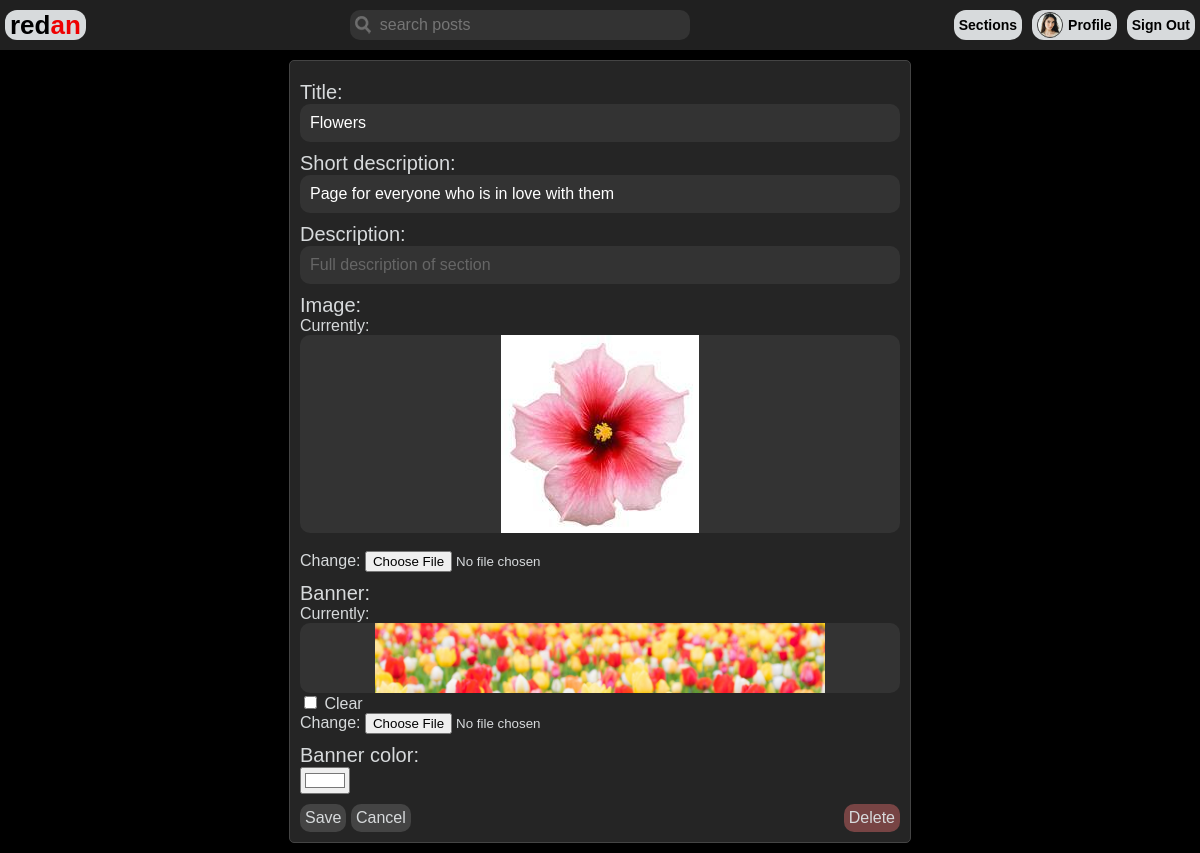
Page /sections/Flowers/edit/ (signed in) on the committed database.
### users/models.py (models this page shows, shortened)
class Profile(models.Model):
    id = models.UUIDField(default=uuid.uuid4, unique=True, primary_key=True, editable=False)
    user_id = models.OneToOneField(User, on_delete=models.CASCADE)
    about = models.CharField(max_length=200, blank=True)
    country = CountryField(blank=True)
    drf_token = models.CharField(max_length=50, blank=True, null=True)
    rating = models.IntegerField(default=0)
    profile_image = models.ImageField(upload_to='user/profile/', blank=True, default=defaultImage('profile'))
    banner_image = models.ImageField(upload_to='user/banner/', blank=True, default=defaultImage('banner'))

### ribbon/models.py (models this page shows, shortened)
class Section(models.Model):
    id = models.UUIDField(default=uuid.uuid4, unique=True, primary_key=True, editable=False)
    title = models.CharField(max_length=50, unique=True)
    short_description = models.CharField(max_length=50, blank=True)
    description = models.CharField(max_length=500, blank=True)
    image = models.ImageField(upload_to=section_image_path)
    banner = models.ImageField(upload_to=section_banner_path, blank=True)
    banner_color = models.TextField(max_length=7, null=False, default='#FFFFFF')
    owner = models.ForeignKey(Profile, on_delete=models.CASCADE)
    subscribers = models.ManyToManyField(User, editable=False)
    date_created = models.DateTimeField(auto_now_add=True)

### ribbon/views.py (the view)
# urls.py: path('sections/<str:section_title>/edit/', views.SectionEdit, name='section_edit'),
@login_required(login_url='login')
def SectionEdit(request, section_title):
    user = request.user
    section = Section.objects.get(title=section_title)
    if user.profile == section.owner:
        page = 'edit'
        form = SectionCreateForm(instance=section)
        if request.method == 'POST':
            form = SectionCreateForm(request.POST, request.FILES, instance=section)
            if form.is_valid():
                section = form.save()
                return redirect('section', section.title)
        context = {
            'page': page,
            'form': form,
            'section': section,
        }
        return render(request, 'ribbon/section_create.html', context)
    else:
        return redirect('sections')

### ribbon/forms.py
class SectionCreateForm(ModelForm):
    image = forms.ImageField(widget=CustomClearableFileInput, required=True)
    banner = forms.ImageField(widget=CustomClearableFileInput, required=False)
    class Meta:
        model = Section
        fields = '__all__'
        exclude = ['owner']
        widgets = {
            'banner_color': forms.TextInput(attrs={
                'type': 'color',
            })
        }
    def __init__(self, *args, **kwargs):
        super(SectionCreateForm, self).__init__(*args, **kwargs)
        self.fields['title'].widget.attrs.update({
            'class': 'input',
            'placeholder': 'Section Name',
        })
        self.fields['short_description'].widget.attrs.update({
            'class': 'input',
            'placeholder': 'Short description of section',
        })
        self.fields['description'].widget.attrs.update({
            'class': 'input',
            'placeholder': 'Full description of section',
        })

### ribbon/templates/ribbon/section_create.html (shortened to what this page needs)
{% extends 'ribbon/base.html' %}
{% block content %}
<head>
</head>
<div class="div_authenticate">
    <form method="POST" action="" enctype="multipart/form-data">
        {{ form.as_div }}
        {% if page == 'create' %}
        <button class="submit-btn save-btn" type="submit">Create</button>
        <a class="submit-btn cancel-btn a-as-btn" href="{% url 'sections' %}">Cancel</a>
        {% elif page == 'edit' %}
        <button class="submit-btn save-btn" type="submit">Save</button>
        <a class="submit-btn cancel-btn a-as-btn" href="{% url 'section' section.title %}">Cancel</a>
        <a class="submit-btn delete-btn a-as-btn" href="{% url 'section_delete' section.title %}">Delete</a>
        {% elif page == 'delete' %}
        <h3>Delete section {{ section }}?</h3>
        <button class="submit-btn delete-btn" style="float: none;" type="submit">Delete</button>
        <a class="submit-btn cancel-btn a-as-btn" href="{% url 'section' section.title %}">Cancel</a>
        {% endif %}
    </form>
</div>
{% endblock content %}

### ribbon/templates/ribbon/navbar.html (shortened to what this page needs)
<header>
    <div class="navbar">
        <a class="navbar_button_logo" href="{% url 'ribbon' %}">
            <span>red</span><span class="logo_link">an</span>
        </a>
        <form id="searchForm" method="GET" action="{% url 'ribbon' %}">
            <input class="search" type="text" placeholder="search posts" name="search_posts" value="{{ search_posts }}" method="POST">
        </form>
        <div style="display: flex; align-items: center;">
            <a class="navbar_button" href="{% url 'sections' %}">
                Sections
            </a>
            {% if request.user.is_authenticated %}
            <a class="navbar_button" href="{% url 'user' request.user.username %}">
                <img class="navbar_profile_image" src="{{ request.user.profile.profile_image.url }}">
                <span class="ml-5">Profile<span>
            </a>
            <a class="navbar_button" href="{% url 'logout' %}">
                Sign Out
            </a>
            {% endif %}
        </div>
    </div>
</header>

### ribbon/static/ribbon/main.css (style rules this page uses)
body { background-color: #000; margin: 0; font-family: "Trebuchet MS", "Verdana", "Tahoma", sans-serif; }
header { position: sticky; top: 0; z-index: 1; }
.navbar { display: flex; height: 50px; align-items: center; justify-content: space-between; min-width: 650px; background-color: #202020; }
.logo_link { color: #e00; }
.navbar_button_logo { display: inline-flex; height: 30px; padding: 0 5px; margin: 2px 5px; align-items: center; border-radius: 12px; background-color: #D7DADC; font-weight: bold; text-decoration: none; font-size: 26px; color: #000; }
.search { border: none; border-radius: 10px; height: 30px; background-color: #333; background-image: url("images/searchicon.png"); background-position: 5px 6px; background-repeat: no-repeat; color: #fff; font-family: inherit; font-size: 16px; min-width: 300px; padding: 0px 10px 0px 30px; }
.navbar_profile_image { display: inline-flex; height: 24px; width: 24px; object-fit: cover; border-radius: 15px; border: solid 1px #444; background-color: #202020; }
.navbar_button { display: inline-flex; height: 30px; align-items: center; border-radius: 12px; background-color: #D7DADC; margin: 2px 5px; padding: 0 5px; text-decoration: none; font-size: 14px; font-weight: bold; color: #000; }
.div_authenticate { width: 50%; min-width: 300px; margin: 10px auto; padding: 10px; border: solid 1px #444; border-radius: 5px; color: #D7DADC; background-color: #252525; }
.div_authenticate label { display: block; margin-top: 10px; font-size: 20px; }
#id_email, #id_about, #id_username, #id_password1, #id_password2, .input { width: calc(100% - 20px); padding: 10px; border-radius: 10px; font-size: inherit; color: #fff; background-color: #333; border: none; }
#id_email::placeholder, #id_about::placeholder, #id_country::placeholder, #id_username::placeholder, #id_password1::placeholder, #id_password2::placeholder, .input::placeholder { color: #666; }
.submit-btn { margin-top: 10px; background-color: #444; padding: 5px; border-radius: 10px; color: #D7DADC; font-family: inherit; font-size: inherit; cursor: pointer; border: none; }
.a-as-btn { text-decoration: none; appearance: button; }
.delete-btn { float: right; background-color: #744; }
.ml-5 { margin-left: 5px; }

### rows in the picture
Section: title "Flowers", short_description "Page for everyone who is in love with them", banner_color "#ffffff"

### other values in the picture
{{ widget.initial_text }} "Currently Currently"
{{ widget.input_text }} "Change Change"
{{ widget.clear_checkbox_label }} "Clear"
